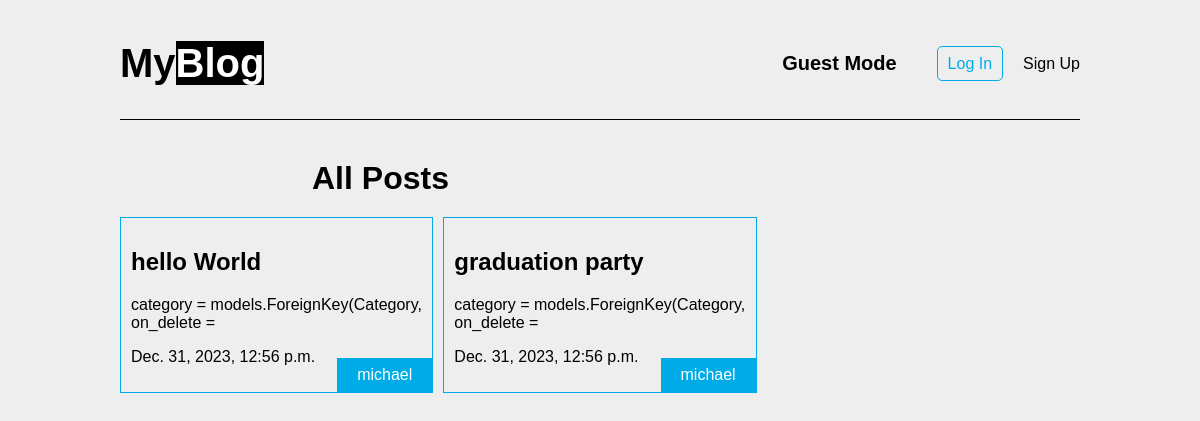
The page / on the database its author committed.
### posts/models.py (models this page shows, shortened)
class Post(models.Model):
    title = models.CharField(max_length = 100)
    slug = models.SlugField()
    category = models.ForeignKey(Category, on_delete = models.CASCADE, default=None)
    body = models.TextField()
    date = models.DateTimeField(auto_now_add=True)
    author = models.ForeignKey(User, on_delete = models.CASCADE, default=None)
    def snippet(self):
        return self.body[:50]

### posts/views.py (the view)
# urls.py: path('', views.posts_list, name="posts_list"),
def posts_list(request):
    posts = Post.objects.all()
    return render (request, 'posts/posts_list.html', {'posts': posts})

### posts/templates/posts/posts_list.html
{% extends 'layout.html' %}
{% block content %}
    <h1>All Posts</h1>
    <div class="posts_list">
        {% for post in posts %}
        <div class="post">
            <h2><a href="{% url 'posts:single_post'  slug=post.slug%}">{{ post.title }}</a></h2>
           <p>{{ post.snippet }}</p>
           <p>{{ post.date }}</p>
           <p class="author">{{ post.author }}</p>
        </div>
        {% endfor %}
    </div>
{% endblock %}

### templates/layout.html (shortened to what this page needs)
{% load static %}
<!DOCTYPE html>
<html lang="en">
<head>
    <link rel="stylesheet" href="{% static 'styles.css' %}">
</head>
<body>
    <nav>
        <h1><a href="{% url 'posts:posts_list' %}">My<span>Blog</span></a></h1>
        <ul>
            {% if user.is_authenticated %}
            <li class="greet">Hello {{ user.username }}</li>
            <li><a class="create" href="{% url 'posts:my_posts' author=user.username %}">DashBoard</a></li>
            <li><a class="create" href="">Create Post</a></li>
            <li>
                <form action="{% url 'accounts:log_out' %}" method="post">
                    {% csrf_token %}
                    <input class="logout" type="submit" value="Log Out">
                </form>
            </li>
            {% else %}
            <li class="create">Guest Mode</li>
            <li><a class="login" href="{% url 'accounts:log_in' %}">Log In</a></li>
            <li><a href="{% url 'accounts:signup' %}">Sign Up</a></li>
            {% endif %}
        </ul>
    </nav>
    <div class="wrapper">
        {% block content %}
        {% endblock %}
    </div>
</body>
</html>

### assets/styles.css (style rules this page uses)
body { background-color: #eee; font-family: 'Trebuchet MS', 'Lucida Sans Unicode', 'Lucida Grande', 'Lucida Sans', Arial, sans-serif; }
.wrapper { max-width: 960px; margin: 40px auto; }
nav { max-width: 960px; margin: 0 auto; display: flex; justify-content: space-between; align-items: center; border-bottom: 1px solid black; }
nav h1 { font-size: 40px; }
a { text-decoration: none; color: black; }
span { background: black; color: white; }
.posts_list { display: grid; grid-template-columns: 1fr 1fr 1fr; gap: 10px; }
.post { border: 1px solid rgb(0, 172, 232); padding: 10px; position: relative; }
.login { color: rgb(0, 172, 232); border: 1px solid rgb(0, 172, 232); border-radius: 5px; margin-right: 20px; padding: 8px 10px; margin-left: 20px; }
.author { position: absolute; background: rgb(0, 172, 232); color: white; padding: 8px 20px; bottom: 0; right: 0; margin: 0; }
ul { display: flex; align-items: center; }
.create { margin-right: 20px; color: black; font-weight: bold; font-size: 20px; }
li { list-style-type: none; }
.django_form, .wrapper h1 { max-width: 60%; margin: 0 auto; border-box: box-sizing; }
.wrapper h1 { margin-bottom: 20px; }

### rows shown on the page
Post: title "hello World", snippet "category = models.ForeignKey(Category, on_delete =", date "Dec. 31, 2023, 12:56 p.m.", author "michael"
Post: title "graduation party", snippet "category = models.ForeignKey(Category, on_delete =", date "Dec. 31, 2023, 12:56 p.m.", author "michael"
